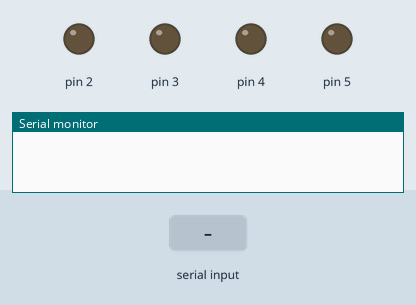
This sketch was run on a simulated Arduino Uno, built with avr-gcc and run on an emulated ATmega328P. On the bench: output pins drawn as LEDs (lit = HIGH), the last lines printed to the serial monitor. The test bench sets the inputs (shaded band).

Above: at 1.2 s.
1.3 s: "hidupkan kipas angin" received over the second serial link
At 1.9 s:
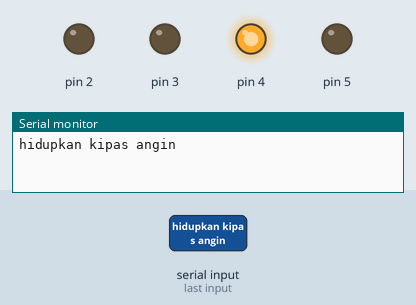
3.0 s: "hidupkan komputer" received over the second serial link
At 4.3 s:
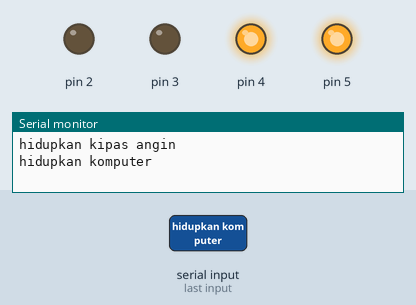
4.6 s: "matikan kipas angin" received over the second serial link
At 5.2 s:
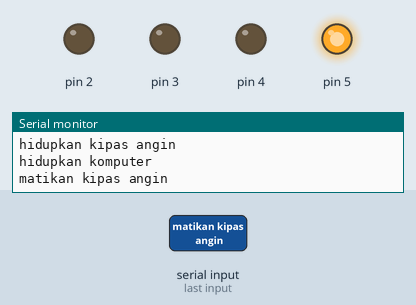
6.2 s: "hidupkan semua" received over the second serial link
At 7.0 s:
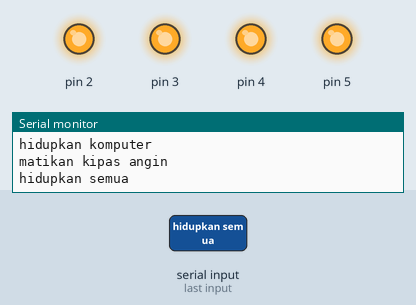
7.8 s: "matikan komputer" received over the second serial link
At 8.9 s:
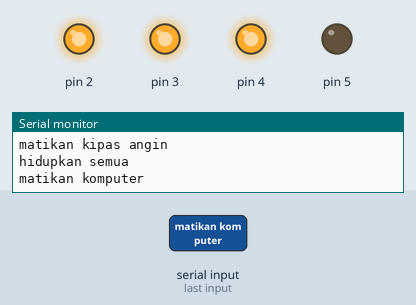
9.4 s: "matikan kipas angin" received over the second serial link
At 10.1 s:
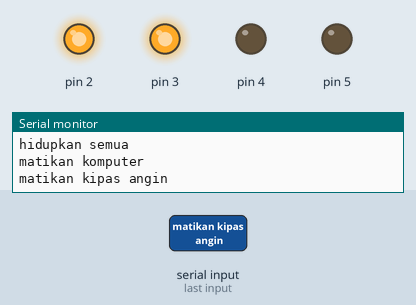
Timing chart, 0 to 12.0 s (numbered marks = the images above; inputs shaded):
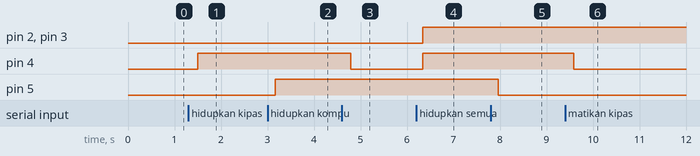

The sketch:

tugasuas.ino
```cpp
#include <SoftwareSerial.h>
SoftwareSerial BT(10, 11);
String perintah;

void setup() {
  BT.begin(9600);
  Serial.begin(9600);
  pinMode(2, OUTPUT);
  pinMode(3, OUTPUT);
  pinMode(4, OUTPUT);
  pinMode(5, OUTPUT);
}
void loop() {
  while (BT.available()) {
  delay(10);
  char c = BT.read();
  perintah += c;
}
  if(perintah.length() > 0) {
  Serial.println(perintah);

  // perintah dibawah ini sesuaikan dengan kebutuhan masing-masing, misalnya:
  if (perintah == "hidupkan lampu kamar tidur")
 { digitalWrite(2, HIGH); }
  else if(perintah == "matikan lampu kamar tidur")
 { digitalWrite(2, LOW); }
  else if(perintah == "hidupkan lampu kamar mandi")
 { digitalWrite(3, HIGH); }
  else if(perintah == "matikan lampu kamar mandi")
 { digitalWrite(3, LOW); }
  else if(perintah == "hidupkan kipas angin")
 { digitalWrite(4, HIGH); }
  else if(perintah == "matikan kipas angin")
 { digitalWrite(4, LOW); }
  else if(perintah == "hidupkan komputer")
 { digitalWrite(5, HIGH); }
  else if(perintah == "matikan komputer")
 { digitalWrite(5, LOW); }
  else if(perintah == "hidupkan semua")
 { digitalWrite(2, HIGH);
   digitalWrite(3, HIGH);
   digitalWrite(4, HIGH);
   digitalWrite(5, HIGH); }
  else if(perintah == "matikan semua")
 { digitalWrite(2, LOW);
   digitalWrite(3, LOW);
   digitalWrite(4, LOW);
   digitalWrite(5, LOW); }
perintah="";}}
```

Measured:
- after the input at 1.3 s, pin 4: LOW → HIGH after 0.20 s
- after the input at 3.0 s, pin 5: LOW → HIGH after 0.17 s
- after the input at 4.6 s, pin 4: HIGH → LOW after 0.19 s
- after the input at 6.2 s, pin 2–4: LOW → HIGH after 0.14 s
- after the input at 7.8 s, pin 5: HIGH → LOW after 0.16 s
- after the input at 9.4 s, pin 4: HIGH → LOW after 0.19 s
